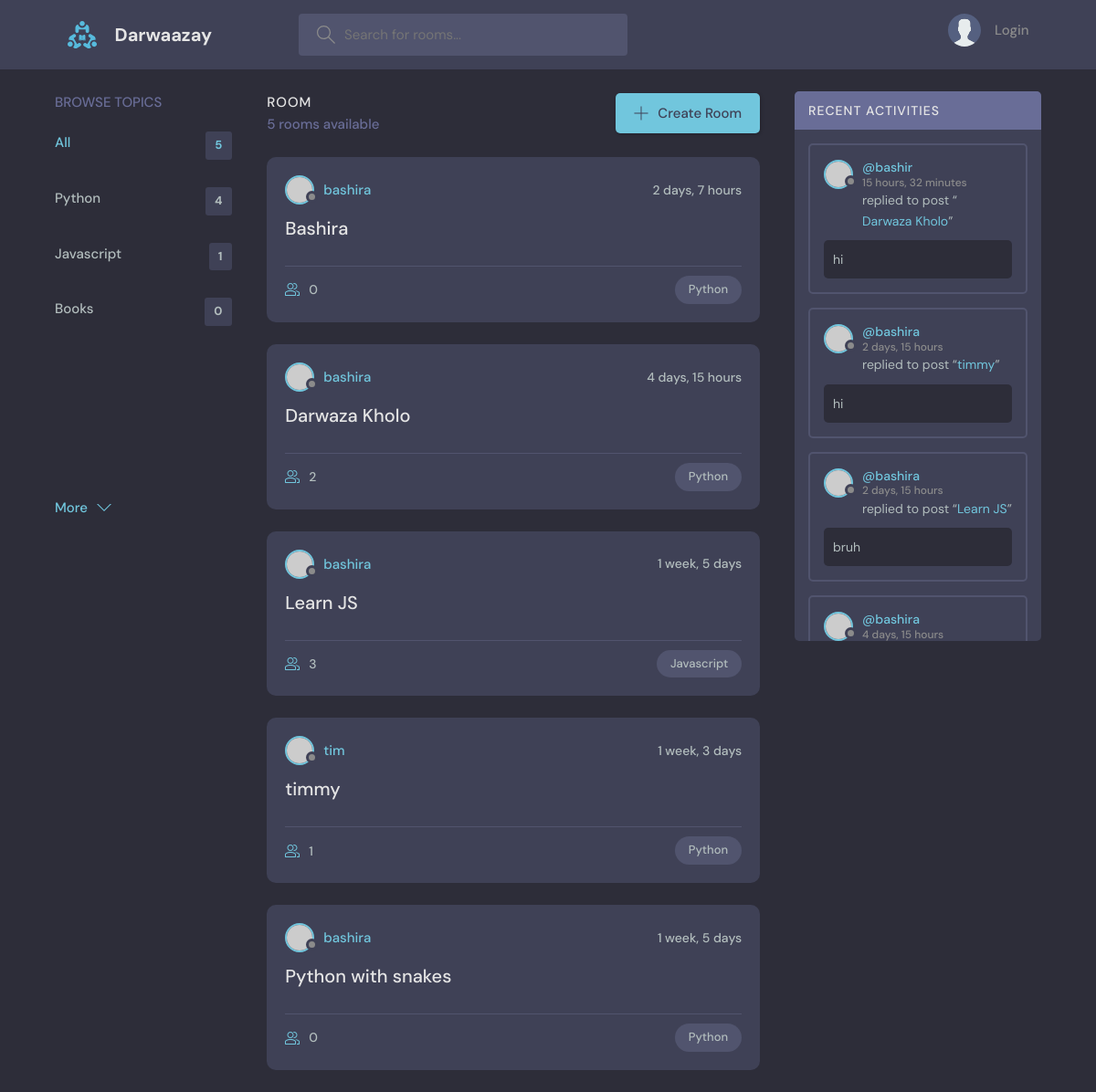
The app's page /, older data.
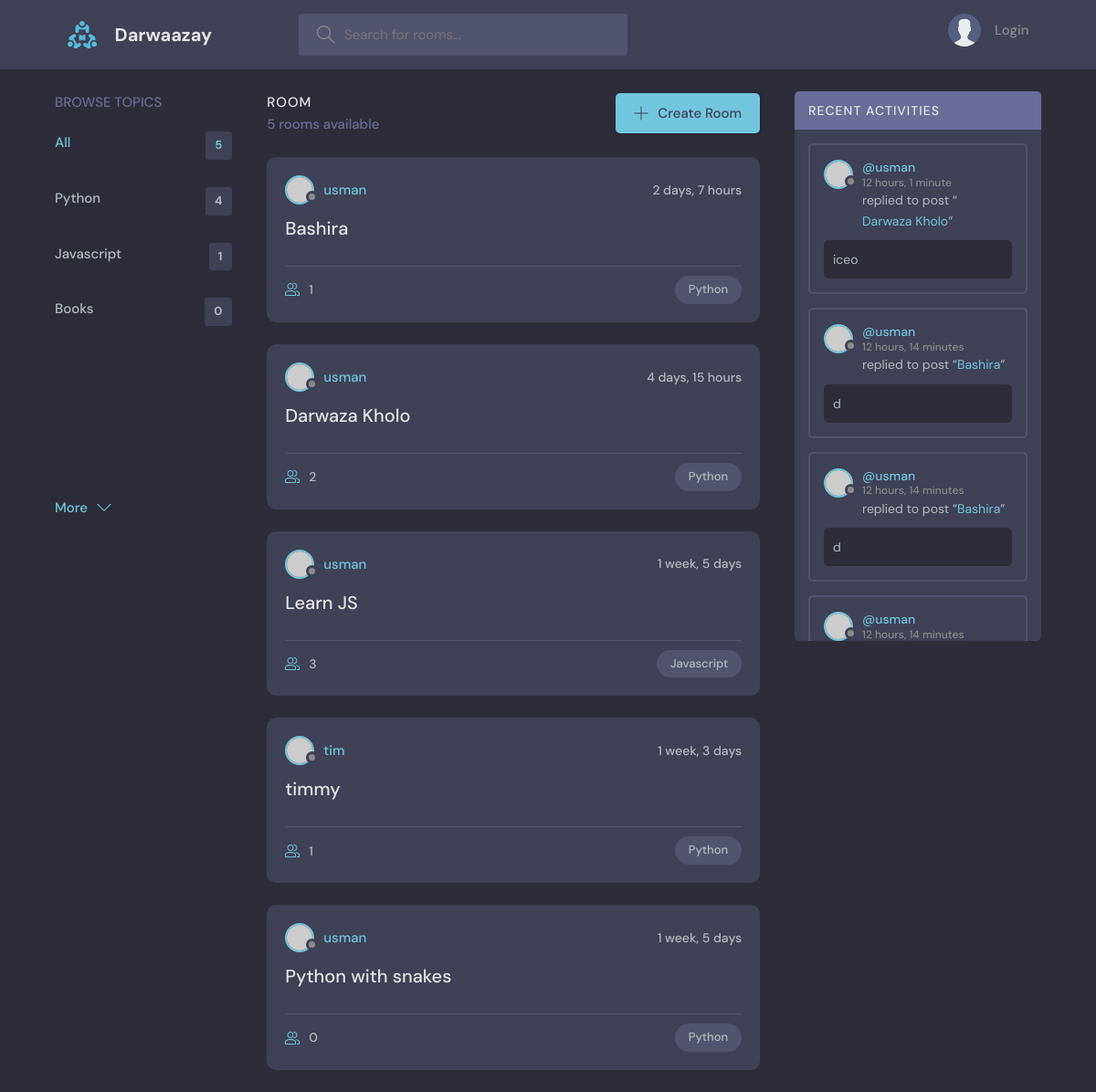
The same page, newer data.
### doors/models.py (models this page shows, shortened)
class Topic(models.Model):
    name = models.CharField(max_length=200)

class Room(models.Model):
    host = models.ForeignKey(User, on_delete=models.SET_NULL, null=True)
    topic = models.ForeignKey(Topic, on_delete=models.SET_NULL, null=True)
    name = models.CharField(max_length=200)
    participants = models.ManyToManyField(User, related_name='participants', blank=True)
    description = models.TextField(null=True, blank=True)
    updated = models.DateTimeField(auto_now=True)
    created = models.DateTimeField(auto_now_add=True)
    class Meta:
        ordering = ['-updated', '-created']
    def __str__(self):
        return self.name

class Message(models.Model):
    user = models.ForeignKey(User, on_delete=models.CASCADE)
    room = models.ForeignKey(Room, on_delete=models.CASCADE)
    body = models.TextField()
    updated = models.DateTimeField(auto_now=True)
    created = models.DateTimeField(auto_now_add=True)
    def __str__(self):
        return self.body[0:50]

### doors/views.py (the view)
# urls.py: 2. Add a URL to urlpatterns:  path('', views.home, name='home')
def home(request):
    q = request.GET.get('q')
    if(q):
        rooms = models.Room.objects.filter(
            Q(topic__name__icontains = q) |
            Q(name__icontains = q) |
            Q(host__username__icontains = q) |
            Q(description__icontains=q)
        )
    else:
        rooms = models.Room.objects.all()
    topics = models.Topic.objects.all()[0:5]
    room_count = rooms.count()
    total_room_count = models.Room.objects.all().count()
    if(q):
        room_messages = models.Message.objects.filter(
            Q(room__name__icontains=q) |
            Q(room__topic__name__icontains=q) |
            Q(room__host__username__icontains=q) |
            Q(room__description__icontains=q)
        ).order_by('-created')
    else:
        room_messages = models.Message.objects.all().order_by('-created')
    context = {'rooms':rooms, 'topics':topics, 'room_count':room_count, 'room_messages':room_messages, 'total_room_count':total_room_count}
    return render(request, 'doors/home.html', context)

### doors/templates/doors/home.html (shortened to what this page needs)
{% extends 'main.html' %}
{% block content %}
    <main class="layout layout--3">
      <div class="container">
        {% include 'doors/topics_component.html' %}
        <div class="roomList">
          <div class="roomList__header">
            <div>
              <h2>Room</h2>
              {% if room_count == 1 %}
              <p>{{room_count}} room available</p>
              {% else %}
              <p>{{room_count}} rooms available</p>
              {% endif %}
            </div>
            <a class="btn btn--main" href="{% url 'create-room' %}">
              <svg version="1.1" xmlns="http://www.w3.org/2000/svg" width="32" height="32" viewBox="0 0 32 32">
                <title>add</title>
                <path
                  d="M16.943 0.943h-1.885v14.115h-14.115v1.885h14.115v14.115h1.885v-14.115h14.115v-1.885h-14.115v-14.115z"
                ></path>
              </svg>
              Create Room
            </a>
          </div>
          {% include 'doors/feed_component.html' %}
        </div>
        {% include 'doors/activity_component.html' %}
      </div>
    </main>
{% endblock %}

### doors/templates/doors/topics_component.html
<div class="topics">
    <div class="topics__header">
        <h2>Browse Topics</h2>
    </div>
    <ul class="topics__list">
        <li>
            <a href="{% url 'home' %}" class="active">All <span>{{total_room_count}}</span></a>
        </li>
        {% for topic in topics %}
            <li>
                <a href="{% url 'home' %}?q={{topic.name}}">{{topic.name}} <span>{{topic.room_set.all.count}}</span></a>
            </li>
        {% endfor %}
    </ul>
    <a class="btn btn--link" href="{% url 'topics' %}">
        More
        <svg version="1.1" xmlns="http://www.w3.org/2000/svg" width="32" height="32" viewBox="0 0 32 32">
            <title>chevron-down</title>
            <path d="M16 21l-13-13h-3l16 16 16-16h-3l-13 13z"></path>
        </svg>
    </a>
</div>

### doors/templates/doors/feed_component.html (shortened to what this page needs)
{% for room in rooms %}
    <div class="roomListRoom">
            <div class="roomListRoom__header">
                <a href="{% url 'user-profile' room.host.id %}" class="roomListRoom__author">
                    <div class="avatar avatar--small">
                        <img src="https://randomuser.me/api/portraits/women/11.jpg" />
                    </div>
                    <span>{{room.host.username}}</span>
                </a>
                <div class="roomListRoom__actions">
                    <span>{{room.created|timesince}}</span>
                </div>
            </div>
            <div class="roomListRoom__content">
                <a href="{% url 'room' room.id %}">{{room.name}}</a>
            </div>
            <div class="roomListRoom__meta">
                <a href="{% url 'room' room.id %}" class="roomListRoom__joined">
                    {{room.participants.all.count}}
                </a>
                <p class="roomListRoom__topic">{{room.topic.name}}</p>
            </div>
    </div>
{% endfor %}

### doors/templates/doors/activity_component.html (shortened to what this page needs)
<div class="activities">
    <div class="activities__header">
        <h2>Recent Activities</h2>
    </div>
    <div class="activities__list scroll">
    {% for message in room_messages %}
        <div class="activities__box">
            <div class="activities__boxHeader roomListRoom__header">
                <a href="{% url 'user-profile' message.user.id %}" class="roomListRoom__author">
                    <div class="avatar avatar--small">
                        <img src="https://randomuser.me/api/portraits/women/11.jpg" />
                    </div>
                    <p>
                    @{{message.user}}
                    <span>{{message.created|timesince}}</span>
                    </p>
                </a>
            </div>
            <div class="activities__boxContent">
                <p>replied to post “<a href="{% url 'room' message.room.id %}">{{message.room}}</a>”</p>
                <div class="activities__boxRoomContent">
                    {{message}}
                </div>
            </div>
        </div>
    {% endfor %}
    </div>
</div>

Row changes from the older to the newer data that the page shows:
no longer on this page (row unchanged): Message: user "bashir", created "15 hours, 32 minutes", room "Darwaza Kholo", body "hi"
no longer on this page (row unchanged): Message: user "bashira", created "2 days, 15 hours", room "timmy", body "hi"
no longer on this page (row unchanged): Message: user "bashira", created "2 days, 15 hours", room "Learn JS", body "bruh"
no longer on this page (row unchanged): Message: user "bashira", created "4 days, 15 hours"
changed through a linked row, Room "Bashira": host.username "bashira" → "usman"; participants.all.count "0" → "1"
changed through a linked row, Room "Darwaza Kholo": host.username "bashira" → "usman"
changed through a linked row, Room "Learn JS": host.username "bashira" → "usman"
changed through a linked row, Room "Python with snakes": host.username "bashira" → "usman"
added Message: user "usman", created "12 hours, 1 minute", room "Darwaza Kholo", body "iceo"
added Message: user "usman", created "12 hours, 14 minutes", room "Bashira", body "d"
added Message: user "usman", created "12 hours, 14 minutes", room "Bashira", body "d"
added Message: user "usman", created "12 hours, 14 minutes"
